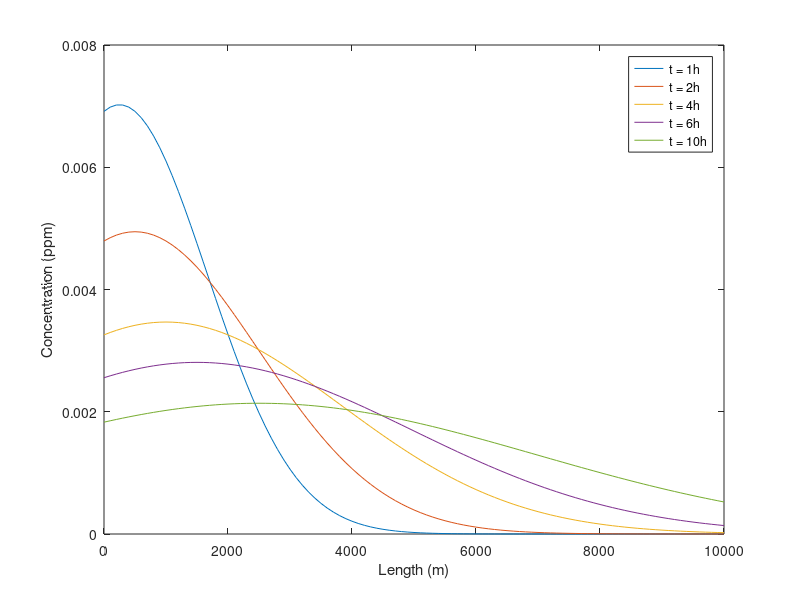

Source code (MATLAB):
clc; clear;

depth = 4; % m
width_es = 100; % m
velocity = 250; % m/hr
E = 1000000; % m^2/hr
W = 10 * 1000; % gr
k = 0.1/24; % 1/hr
area = depth * width_es; % m^2

W_plane = W/area; % gr/m^2

deltaT = 1; % hr
deltaX = 100; % m

t = 1:deltaT:10; % hr (inspect in a day with interval of 3 hr)
x = 0:deltaX:10000; % m (inspect in 10 km every 20 m)

% applying analytical method
c_analytical = zeros(length(t), length(x)); % gr/m^3 or ppm

for i = 1:size(c_analytical, 1)
    for j = 1:size(c_analytical, 2)
        % eq 10.24 chapra:
        c_analytical(i, j) = (W_plane/(2 * ((pi * E * t(i))^ 0.5))) * exp(-(((x(j) - ((velocity * t(i)))) ^ 2)/(4 * E * t(i))) - (k * t(i)));
    end
end

% initiating plot with labels
figure;
plot(x, c_analytical(1, :));
hold on;
plot(x, c_analytical(2, :));
plot(x, c_analytical(4, :));
plot(x, c_analytical(6, :));
plot(x, c_analytical(10, :));

xlabel('Length (m)');
ylabel('Concentration (ppm)');
legend('t = 1h', 't = 2h', 't = 4h', 't = 6h', 't = 10h');
hold off;